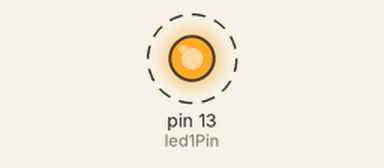
This sketch was run on a simulated Arduino Uno, built with avr-gcc and run on an emulated ATmega328P. On the bench: output pins drawn as LEDs (lit = HIGH). Dashed ring = blinking.

Above: at 0.5 s.
Timing chart, 0 to 4.6 s (numbered marks = the images above):
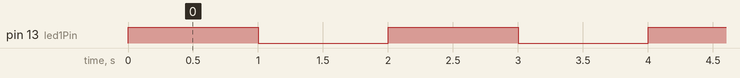

The sketch:

Blink.ino
```cpp
/*

  Blink one LED
*/


// Variables
int blinkDelay = 1000;
int led1Pin = 13;

// the setup function runs once when you press reset or power the board
void setup() {
  // initialize digital pin 13 as an output.
  pinMode(13, OUTPUT);
}

// the loop function runs over and over again forever
void loop() {
  digitalWrite(13, HIGH);   // turn the LED on (HIGH is the voltage level)
  delay(blinkDelay);              // wait for a second
  digitalWrite(13, LOW);    // turn the LED off by making the voltage LOW
  delay(blinkDelay);              // wait for a second
}
```

Measured:
- by itself, pin 13 (led1Pin): alternates HIGH for 1.0 s and LOW for 1.0 s
